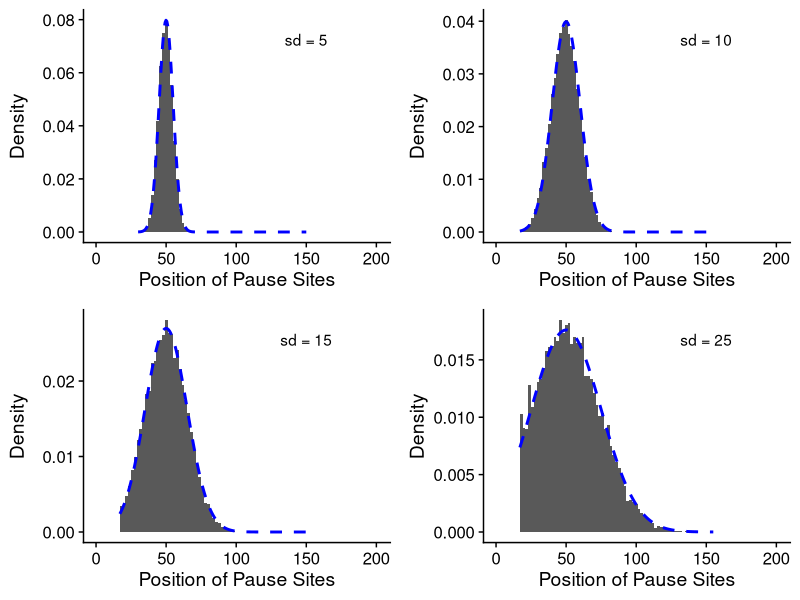
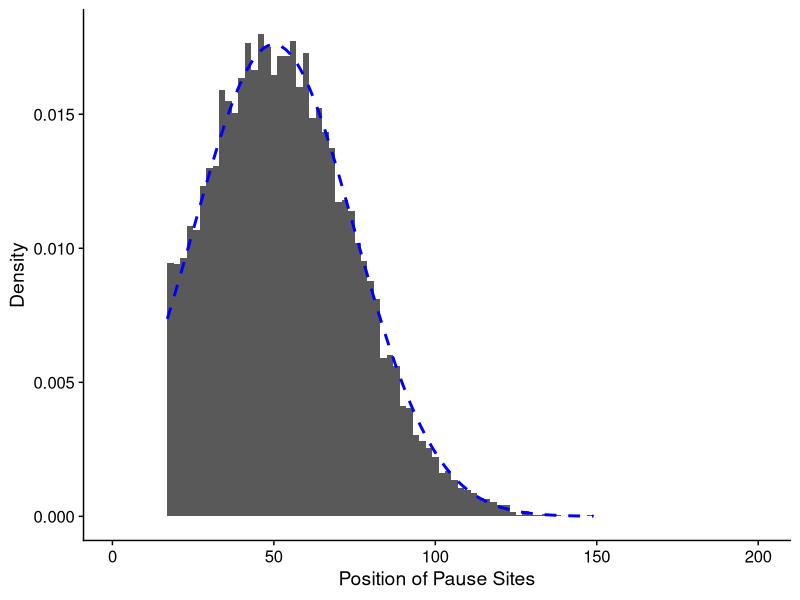
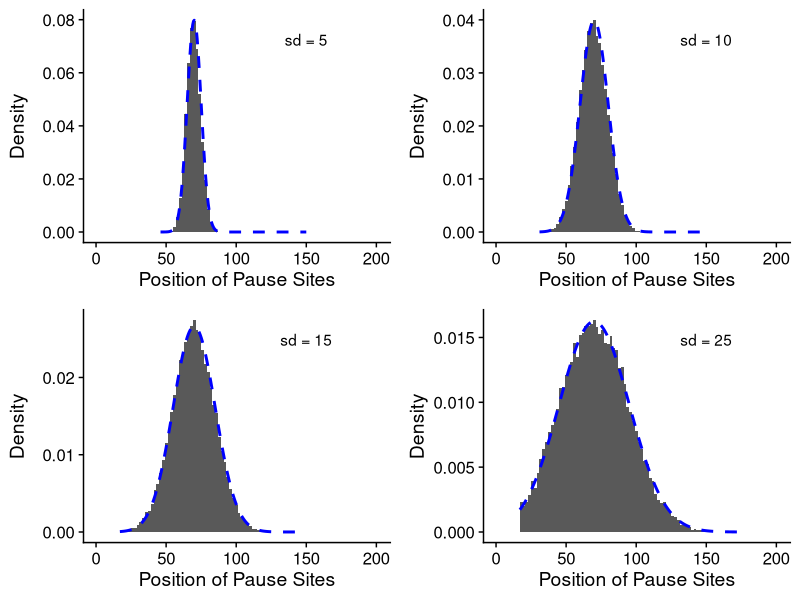
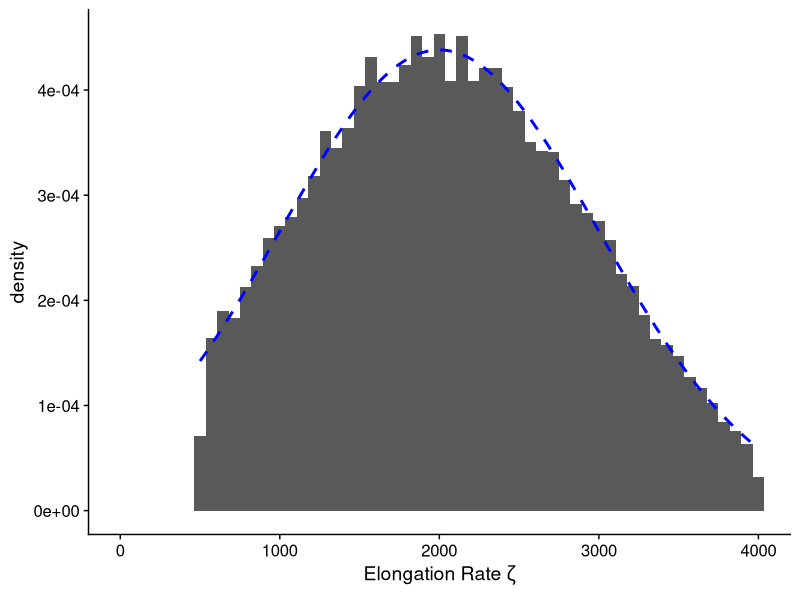

R code for these plots, in order:
#### load packages ####
library(tidyverse)
library(cowplot)
library(truncnorm)
#### snakemake files ####

#### testing files ####
root_dir <- "~/Desktop/github/unimod_human"
figure_dir <- file.path(root_dir, "outputs/simulation/figures/steric_hindrance")
dir.create(figure_dir, showWarnings = FALSE, recursive = TRUE)
#### end of parsing arguments ####

#### set up parameters ####
cell_num <- 20000
total_sites <- 2001

k <- 50
ksd <- c(0, 5, 10, 15, 25)
kmin <- 17
kmax <- 200

zeta <- 2000
zeta_sd <- 1000
zeta_min <- 500
zeta_max <- 4000

scale_factor <- 1e-3 # for quick visualization

theme_set(cowplot::theme_cowplot())

set.seed(20220816)

# plot varied pause sites
truncated_normal <- function(cell_num, k, ksd, kmin, kmax) {
  y <- vector()
  while (length(y) < cell_num) {
    x <- rnorm(cell_num * 2, mean = k, sd = ksd)
    x <- x[(x >= kmin) & (x <= kmax)]
    y <- c(y, x)
  }
  y <- round(y[1:cell_num]) 
  return(y)
}

plot_varied_k <- function(cell_num, k, ksd, kmin, kmax, add_sd_label = FALSE) {
 
  y <- truncated_normal(cell_num, k, ksd, kmin, kmax)
  
  p <- tibble(pause_site = y) %>%
    ggplot(aes(x = pause_site)) +
    geom_histogram(aes(y = ..density..), binwidth = 2) +
    # https://stackoverflow.com/questions/27644550/plotting-the-poisson-distribution-using-ggplot2s-stat-function
    stat_function(geom="line", n=kmax, fun=dtruncnorm, args=list(kmin, kmax, k, ksd),
                  color = "blue", linetype = "dashed", lwd = 1) +
    coord_cartesian(xlim = c(1, kmax)) +
    labs(x = "Position of Pause Sites", y = "Density")
  
  if (add_sd_label) {
  p <- p + annotate(geom = 'text', label = paste("sd =", ksd),
                    x = 150, y = Inf, vjust = 3)
  }
  
  return(p)
}

p_ls <- map(ksd[2:5], plot_varied_k, cell_num = cell_num, k = 50, kmin = kmin, kmax = kmax, add_sd_label = TRUE)
p <- plot_grid(plotlist = p_ls, nrow = 2, align = "vh")
ggsave(file.path(figure_dir, "histogram_varied_pause_sites_k50.png"), plot = p,
       width = 10, height = 6)

p <- plot_varied_k(cell_num = cell_num, ksd = 25, k = 50, kmin = kmin, kmax = kmax, add_sd_label = FALSE)
ggsave(file.path(figure_dir, "histogram_varied_pause_sites_k50sd25.pdf"), plot = p,
       width = 6, height = 3)

p_ls <- map(ksd[2:5], plot_varied_k, cell_num = cell_num, k = 70, kmin = kmin, kmax = kmax, add_sd_label = TRUE)
p <- plot_grid(plotlist = p_ls, nrow = 2, align = "vh")
ggsave(file.path(figure_dir, "histogram_varied_pause_sites_k70.png"), plot = p,
       width = 10, height = 6)

## get some fractions for correcting beta ##
# the fraction of cells when new initiation of a second RNAP is possible
pause_sites <- truncated_normal(cell_num = cell_num, k = 50, ksd = 25, kmin = kmin, kmax = kmax)
f33 <- mean(pause_sites > 33)
f50 <- mean(pause_sites > 50)
f70 <- mean(pause_sites > 70)
# the fraction of cells when a second RNAP is initiated and pause at position 21 or above
pause_sites <- truncated_normal(cell_num = cell_num, k = 50, ksd = 25, kmin = kmin, kmax = kmax)
f33 <- mean(pause_sites > 33 + 20)
f50 <- mean(pause_sites > 50 + 20)
f70 <- mean(pause_sites > 70 + 20)

# plot varied elongation rates
zv <- vector()
while (length(zv) < total_sites * cell_num * scale_factor) {
  x <- rnorm(total_sites * cell_num * scale_factor * 2, mean = zeta, sd = zeta_sd)
  x <- x[(x >= zeta_min) & (x <= zeta_max)]
  zv <- c(zv, x)
}
zv <- zv[1:(total_sites * cell_num * scale_factor)] 

p <- tibble(zeta = zv) %>%
  ggplot(aes(x = zeta)) +
  geom_histogram(aes(y = ..density..), bins = 50) +
  # https://stackoverflow.com/questions/27644550/plotting-the-poisson-distribution-using-ggplot2s-stat-function
  stat_function(geom="line", n=zeta_max, fun=dtruncnorm, args=list(zeta_min, zeta_max, zeta, zeta_sd),
                color = "blue", linetype = "dashed", lwd = 1) +
  coord_cartesian(xlim = c(1, zeta_max)) +
  labs(x = expression("Elongation Rate "*zeta))

ggsave(file.path(figure_dir, "histogram_varied_elongation_rates.png"), plot = p,
       width = 6, height = 3)
